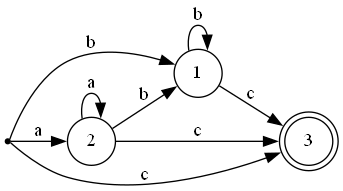

This chart was generated by the following Python code:
from collections import deque
from graphviz import Digraph


class NFA:
    def __init__(self, states, alphabet, initial_state, final_state, transitions):
        self.states = set(states)
        self.alphabet = set(alphabet)
        self.initial_state = initial_state
        self.final_state = final_state
        self.transitions = transitions

    def epsilon_closure(self, states):
        closure = set(states)
        queue = deque(states)
        while queue:
            state = queue.popleft()
            for transition in self.transitions:
                if transition["desde"] == state and transition["=>"] == " ":
                    next_state = transition["hacia"]
                    if not isinstance(next_state, list):
                        next_state = [next_state]
                    for s in next_state:
                        if s not in closure:
                            closure.add(s)
                            queue.append(s)
        return frozenset(closure)

    def move(self, states, symbol):
        next_states = set()
        for state in states:
            for transition in self.transitions:
                if transition["desde"] == state and transition["=>"] == symbol:
                    next_state = transition["hacia"]
                    if not isinstance(next_state, list):
                        next_state = [next_state]
                    next_states.update(next_state)
        return frozenset(next_states)

    def simulate(self, string):
        current_states = self.epsilon_closure({self.initial_state})
        for symbol in string:
            current_states = self.epsilon_closure(self.move(current_states, symbol))
        return self.final_state in current_states


class DFA:
    def __init__(self, states, alphabet, initial_state, final_states, transitions):
        self.states = set(states)
        self.alphabet = set(alphabet)
        self.initial_state = initial_state
        self.final_states = set(final_states)
        self.transitions = transitions

    def accepts(self, string):
        current_state = self.initial_state
        for symbol in string:
            if (current_state, symbol) not in self.transitions:
                return False
            current_state = self.transitions[(current_state, symbol)]
        return current_state in self.final_states


def minimize_dfa(dfa):
    # Initialize a partition with the final and non-final states
    partition = [dfa.final_states, dfa.states - dfa.final_states]

    # Create a dictionary that maps states to their partition index
    state_partition = {}
    for i, p in enumerate(partition):
        for state in p:
            state_partition[state] = i

    # Iteratively refine the partition until it no longer changes
    changed = True
    while changed:
        changed = False
        new_partition = []
        for p in partition:
            sub_partitions = {}
            for state in p:
                transitions = {}
                for symbol in dfa.alphabet:
                    next_state = dfa.transitions.get((state, symbol))
                    if next_state is None:
                        continue
                    next_partition = state_partition[next_state]
                    if next_partition not in transitions:
                        transitions[next_partition] = set()
                    transitions[next_partition].add(symbol)
                transition_sets = frozenset(
                    (next_partition, frozenset(symbols))
                    for next_partition, symbols in transitions.items()
                )
                if transition_sets not in sub_partitions:
                    sub_partitions[transition_sets] = set()
                sub_partitions[transition_sets].add(state)
            new_partition.extend(sub_partitions.values())
        if new_partition != partition:
            partition = new_partition
            state_partition = {}
            for i, p in enumerate(partition):
                for state in p:
                    state_partition[state] = i
            changed = True

    # Create a new DFA with the minimized states and transitions
    minimized_states = set(range(len(partition)))
    minimized_initial_state = state_partition[dfa.initial_state]
    minimized_final_states = set(
        i
        for i, p in enumerate(partition)
        if any(state in dfa.final_states for state in p)
    )
    minimized_transitions = {}
    for i, p in enumerate(partition):
        for state in p:
            for symbol in dfa.alphabet:
                next_state = dfa.transitions.get((state, symbol))
                if next_state is not None:
                    next_partition = state_partition[next_state]
                    minimized_transitions[(i, symbol)] = next_partition

    minimized_dfa = DFA(
        states=minimized_states,
        alphabet=dfa.alphabet,
        initial_state=minimized_initial_state,
        final_states=minimized_final_states,
        transitions=minimized_transitions,
    )

    # Draw the minimized DFA using Graphviz
    dot = Digraph()
    dot.attr(rankdir="LR")
    dot.attr("node", shape="circle", order="out")

    for state in sorted(list(minimized_dfa.states)):
        if state in minimized_dfa.final_states:
            dot.node(str(state), shape="doublecircle")
        else:
            dot.node(str(state))
    dot.node(str(minimized_dfa.initial_state), shape="point")
    for (from_state, symbol), to_state in minimized_dfa.transitions.items():
        dot.edge(str(from_state), str(to_state), label=symbol)

    dot.render("MINIMIZE_AFD", format="png")

    return minimized_dfa


def nfa_to_dfa(nfa):
    alphabet = nfa.alphabet
    initial_state = nfa.epsilon_closure({nfa.initial_state})
    dfa_states = {initial_state}
    dfa_final_states = set()
    dfa_transitions = {}
    queue = [initial_state]
    while queue:
        state = queue.pop(0)
        for symbol in alphabet:
            next_states = nfa.epsilon_closure(frozenset(nfa.move(state, symbol)))
            if not next_states:
                continue
            if next_states not in dfa_states:
                dfa_states.add(next_states)
                queue.append(next_states)
            dfa_transitions[(state, symbol)] = next_states
        if nfa.final_state in state:
            dfa_final_states.add(state)

    # The following lines have been updated
    dfa_states = {i: state for i, state in enumerate(dfa_states)}
    dfa_initial_state = next(
        i for i, state in dfa_states.items() if state == initial_state
    )
    dfa_final_states = {
        i for i, state in dfa_states.items() if nfa.final_state in state
    }
    dfa_transitions = {
        (i, symbol): j
        for (state, symbol), next_state in dfa_transitions.items()
        for i, s in dfa_states.items()
        if state == s
        for j, ns in dfa_states.items()
        if next_state == ns
    }

    return dfa_states, dfa_initial_state, dfa_final_states, dfa_transitions

#Ingresar el
nfa = NFA(
    states={0, 1, 2, 3, 4, 5, 6, 7},
    alphabet={"a", "c", "b"},
    initial_state=0,
    final_state=7,
    transitions=[
        {'desde': 0, '=>': ' ', 'hacia': [1, 3]},
        {'desde': 1, '=>': 'a', 'hacia': [2]},
        {'desde': 2, '=>': ' ', 'hacia': [1, 3]},
        {'desde': 3, '=>': ' ', 'hacia': [4, 6]},
        {'desde': 4, '=>': 'b', 'hacia': [5]},
        {'desde': 5, '=>': ' ', 'hacia': [4, 6]},
        {'desde': 6, '=>': 'c', 'hacia': [7]}
    ],
)

# Convert the NFA to a DFA using the subset method
dfa_states, dfa_initial_state, dfa_final_states, dfa_transitions = nfa_to_dfa(nfa)

# Create the DFA object
dfa = DFA(
    states=set(dfa_states.keys()),
    alphabet=nfa.alphabet,
    initial_state=dfa_initial_state,
    final_states=dfa_final_states,
    transitions=dfa_transitions,
)

minimized_dfa = minimize_dfa(dfa)


string = "aba"
if dfa.accepts(string):
    print(f"{string} Es parte del lenguaje reconozido por el AFD.")
else:
    print(f"{string} No es parte del lenguaje reconozido por el AFD.")


# Print the states, transitions, and final states of the minimized DFA
print("States:", dfa.states)
print("Transitions:", dfa.transitions)
print("Final states:", dfa.final_states)


# Draw the minimized DFA using Graphviz
from graphviz import Digraph

dot = Digraph()
dot.attr(
    rankdir="LR"
)  # Add this line to change the direction of the graph to left-to-right
dot.attr("node", shape="circle", order="out")  # Add this line to order the states

for state in sorted(list(dfa.states)):  # Change the loop to iterate over sorted states
    if state in dfa.final_states:
        dot.node(str(state), shape="doublecircle")
    else:
        dot.node(str(state))
dot.node(str(dfa.initial_state), shape="point")
for (from_state, symbol), to_state in dfa.transitions.items():
    dot.edge(str(from_state), str(to_state), label=symbol)
dot.render("AFD", format="png")
